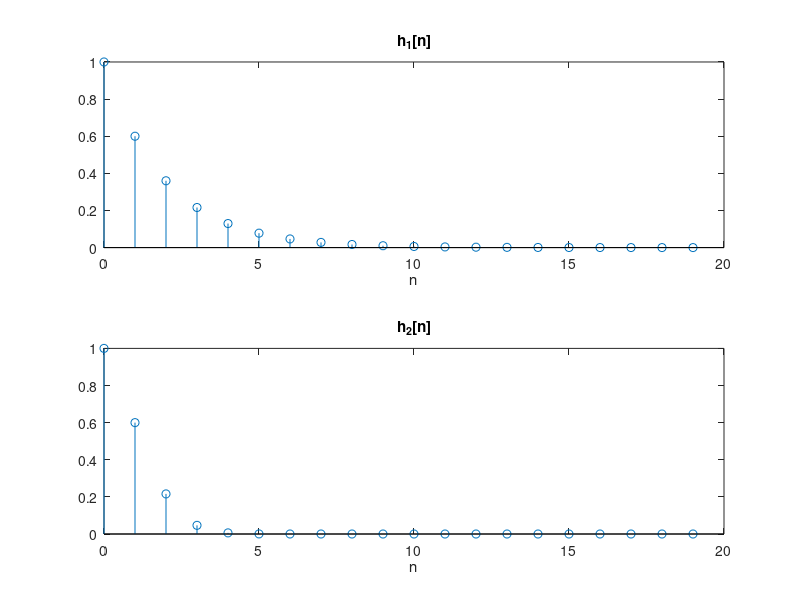
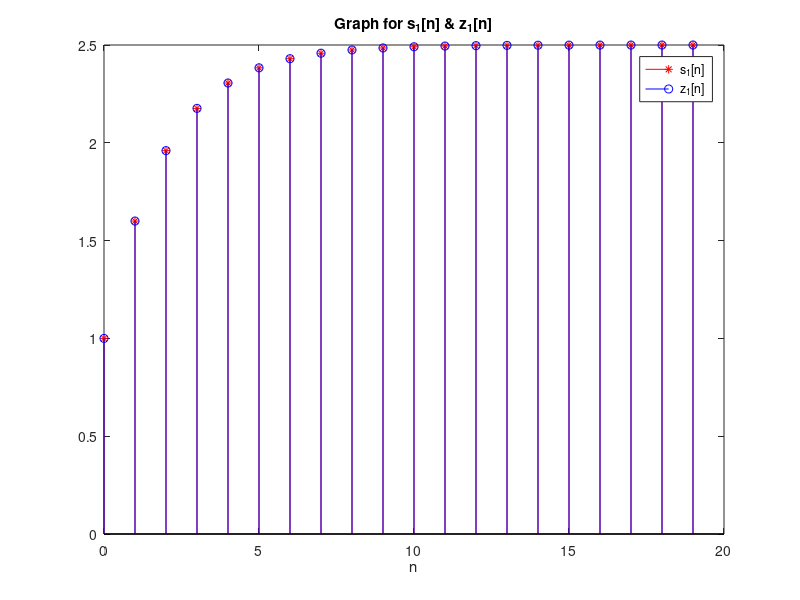
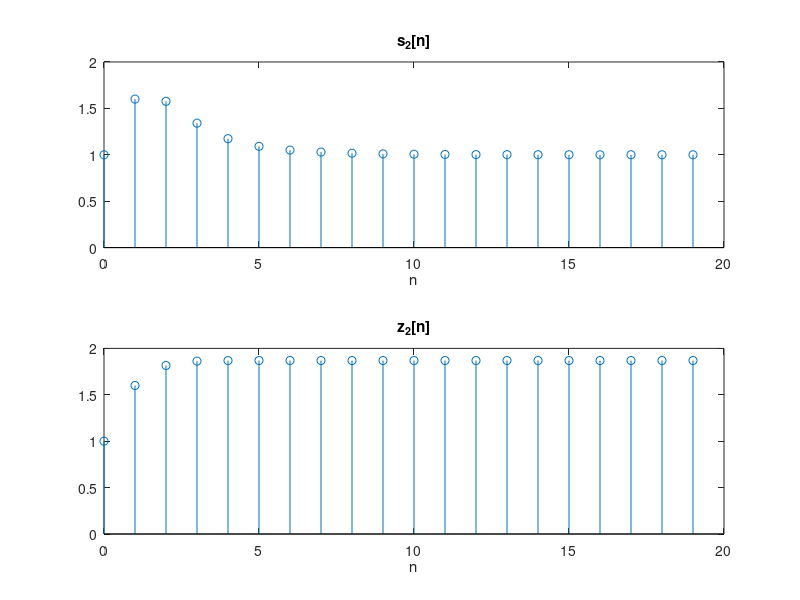

Recreate these plots in MATLAB, in order.
% 2.5
n = 0:19;
delta = [1 zeros(1,19)];

y1_a = [1 -0.6]; y1_b = [1 0];
h1 = filter(y1_b,y1_a,delta);
h2 = ones(1,20);
for i = 2:20
    accum = cumsum(1:1:i-1);
    h2(i) = (0.6).^(accum(end));
end

figure(1);
subplot(211);stem(n,h1);
title('h_{1}[n]'); xlabel('n');
subplot(212);stem(n,h2);
title('h_{2}[n]'); xlabel('n');

u = ones(1,20);
s1 = filter(y1_b,y1_a,u);
s2 = ones(1,20);
for i = 2:20
    s2(i) = 1 + (0.6).^(i-1).*s2(i-1);
end

z1_temp = conv(h1,u);
z2_temp = conv(h2,u);
z1 = z1_temp(1:20);
z2 = z2_temp(1:20);

figure(2);
stem(n,s1,'-*r');
hold on;
stem(n,z1,'-ob');
legend('s_{1}[n]','z_{1}[n]');
title('Graph for s_{1}[n] & z_{1}[n]');
xlabel('n');

figure(3);
subplot(211); stem(n,s2);
title('s_{2}[n]'); xlabel('n');
subplot(212); stem(n,z2);
title('z_{2}[n]'); xlabel('n');